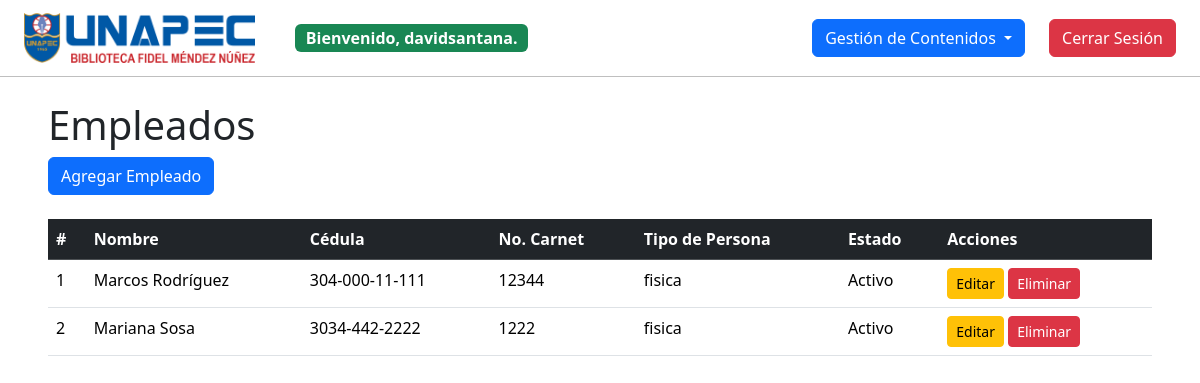
Screenshot of /empleados/ (signed in) with the database file from the repository.
### biblioteca/models.py (models this page shows, shortened)
class User(AbstractUser):
    TIPO_PERSONA_CHOICES = [
        ("F", "Física"),
        ("J", "Jurídica"),
    ]
    cedula = models.CharField(max_length=11, unique=True)
    no_carnet = models.CharField(max_length=10, unique=True)
    tipo_persona = models.CharField(
        max_length=1, choices=TIPO_PERSONA_CHOICES, blank=True, default=""
    )
    estado = models.BooleanField(default=True)
    groups = models.ManyToManyField(
        "auth.Group",
        related_name="biblioteca_user_groups",
        blank=True,
    )
    user_permissions = models.ManyToManyField(
        "auth.Permission",
        related_name="biblioteca_user_permissions",
        blank=True,
    )

class Empleado(models.Model):
    TIPOS_PERSONA = [
        ("fisica", "Física"),
        ("juridica", "Jurídica"),
    ]
    nombre = models.CharField(max_length=100)
    cedula = models.CharField(max_length=20, unique=True)
    no_carnet = models.CharField(max_length=10, unique=True)
    tipo_persona = models.CharField(max_length=10, choices=TIPOS_PERSONA)
    estado = models.BooleanField(default=True)

### biblioteca/views.py (the view)
# urls.py: path("empleados/", views.empleado_list, name="empleado_list"),
@login_required
def empleado_list(request):
    empleados = Empleado.objects.all()
    return render(
        request, "biblioteca/empleados/empleado_list.html", {"empleados": empleados}
    )

### biblioteca/templates/biblioteca/empleados/empleado_list.html (shortened to what this page needs)
{% extends 'biblioteca/layout.html' %}
{% block body %}
  <h1>Empleados</h1>
  <a class="btn btn-primary" href="{% url 'empleado_create' %}"
    >Agregar Empleado</a
  >
  <div class="table-responsive">
    <table class="table mt-4">
      <thead class="table-dark">
        <tr>
          <th>#</th>
          <th>Nombre</th>
          <th>Cédula</th>
          <th>No. Carnet</th>
          <th>Tipo de Persona</th>
          <th>Estado</th>
          <th>Acciones</th>
        </tr>
      </thead>
      <tbody>
        {% for empleado in empleados %}
          <tr>
            <td>{{ empleado.id }}</td>
            <td>{{ empleado.nombre }}</td>
            <td>{{ empleado.cedula }}</td>
            <td>{{ empleado.no_carnet }}</td>
            <td>{{ empleado.tipo_persona }}</td>
            <td>{{ empleado.estado|yesno:"Activo,Inactivo" }}</td>
            <td>
              <a
                class="btn btn-warning btn-sm"
                href="{% url 'empleado_update' empleado.id %}"
                >Editar</a
              >
              <a
                class="btn btn-danger btn-sm"
                href="{% url 'empleado_delete' empleado.id %}"
                >Eliminar</a
              >
            </td>
          </tr>
        {% endfor %}
      </tbody>
    </table>
  </div>
{% endblock %}

### biblioteca/templates/biblioteca/layout.html (shortened to what this page needs)
{% load static %}
<!doctype html>
<html lang="en">
  <head>
    <link
      href="https://cdn.jsdelivr.net/npm/bootstrap@5.3.3/dist/css/bootstrap.min.css"
      rel="stylesheet"
    />
    <link
      rel="stylesheet"
      href="https://cdn.jsdelivr.net/npm/bootstrap-icons@1.11.3/font/bootstrap-icons.min.css"
    />
    <link href="{% static 'biblioteca/styles.css' %}" rel="stylesheet" />
  </head>
  <body>
    <nav
      class="navbar navbar-expand-lg navbar-light bg-white border-bottom border-opacity-25 border-black border-bottom-1 sticky-top"
    >
      <div class="container-fluid px-4">
        <div class="d-flex gap-4">
          <a class="navbar-brand" href="{% url 'index' %}">
            <img
              src="{% static 'biblioteca/images/biblioteca.png' %}"
              alt=""
              height="50"
            />
          </a>
          <div class="d-none d-lg-flex align-items-center gap-3 me-auto">
            {% if user.is_authenticated %}
              <p class="badge text-bg-success mb-0 fs-6">
                Bienvenido, <strong>{{ user.username }}</strong>.
              </p>
            {% else %}
              <p class="badge text-bg-danger mb-0 fs-6">Sesión no iniciada.</p>
            {% endif %}
          </div>
        </div>
        <div class="d-flex gap-4">
          <div class="collapse navbar-collapse gap-4" id="navbarNav">
            {% if user.is_authenticated %}
              <ul class="navbar-nav me-auto mb-2 mb-lg-0">
                <li class="nav-item dropdown">
                  <a
                    class="btn btn-primary dropdown-toggle"
                    href="#"
                    role="button"
                    data-bs-toggle="dropdown"
                    aria-expanded="false"
                  >
                    Gestión de Contenidos
                  </a>
                </li>
              </ul>
            {% endif %}
            <ul class="navbar-nav ms-auto mb-2 mb-lg-0">
              {% if user.is_authenticated %}
                <li class="nav-item">
                  <a class="btn btn-danger fs-6" href="{% url 'logout' %}"
                    >Cerrar Sesión</a
                  >
                </li>
              {% endif %}
            </ul>
          </div>
        </div>
      </div>
    </nav>
    <main class="p-4 px-5">{% block body %}{% endblock %}</main>
  </body>
</html>

### rows the page displays
User: username "davidsantana"
Empleado: id "1", nombre "Marcos Rodríguez", cedula "304-000-11-111", no_carnet "12344", tipo_persona "fisica", estado "Activo"
Empleado: id "2", nombre "Mariana Sosa", cedula "3034-442-2222", no_carnet "1222", tipo_persona "fisica", estado "Activo"
